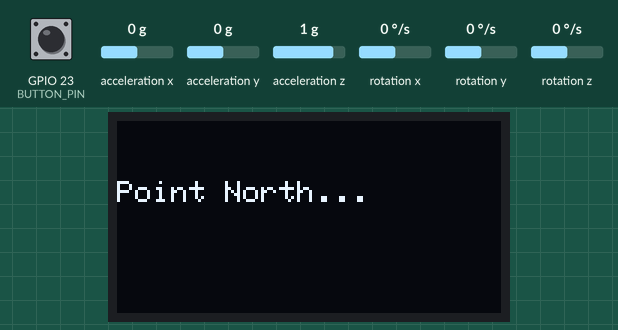
Recording of a sketch running on a simulated ESP32. Shown: 128×64 one-colour display. The test bench sets the inputs (shaded band); at power-on: rotation z 0 °/s, GPIO 23 (BUTTON_PIN) HIGH, acceleration x 0 g, acceleration y 0 g, acceleration z 1 g, rotation x 0 °/s, rotation y 0 °/s. EEPROM starts erased.

Above: at 5.7 s.
5.8 s: rotation z set to -192 °/s
At 6.7 s:
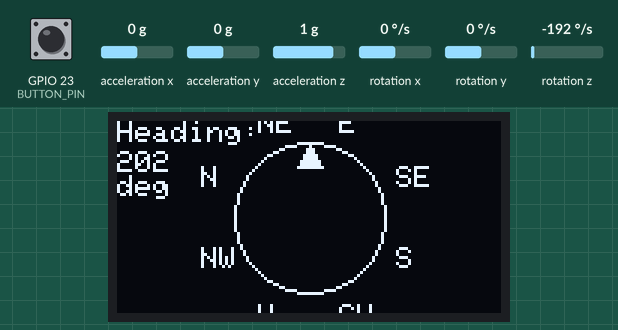
7.5 s: GPIO 23 (BUTTON_PIN) pulled LOW for 3.2 s
At 8.6 s:
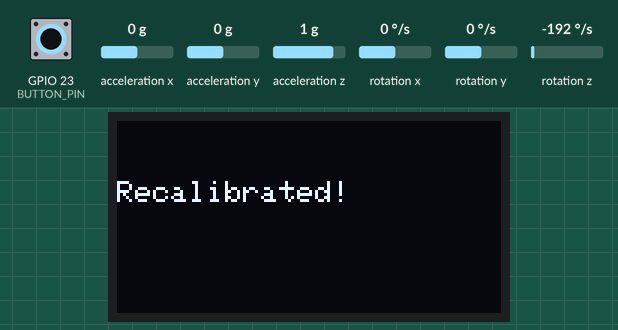
11.3 s: rotation z set to 4 °/s
At 12.5 s:
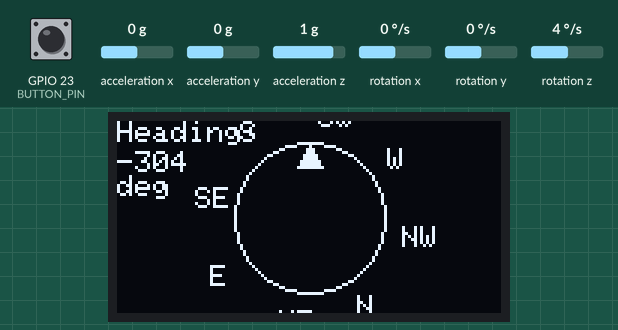
13.2 s: GPIO 23 (BUTTON_PIN) pulled LOW for 0.15 s
At 16.0 s:
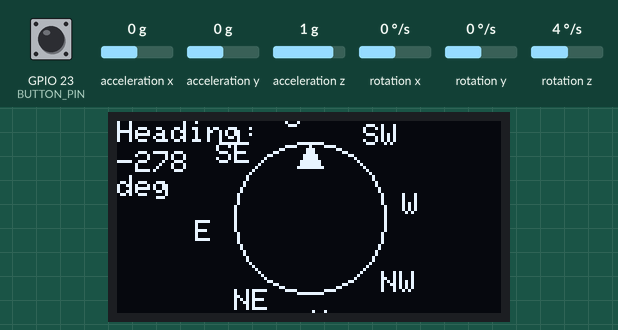
16.3 s: rotation z set to -100 °/s
At 17.1 s:
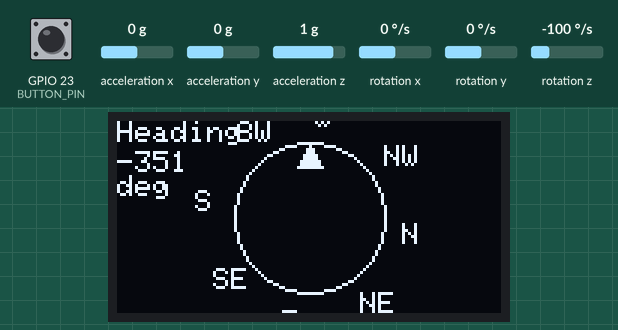

Measured:
- after the input at 5.8 s, the display: first changes after 0.06 s (image 1 shows a later state)
- after the input at 7.5 s, the display: changes after 0.36 s (image 2)
- after the input at 13.2 s, the display: first changes after 0.37 s (image 4 shows a later state)
- what the display in image 2 shows lasts 1.0 s, from 7.9 s to 8.9 s
- what the display in image 3 shows lasts 0.5 s, from 12.2 s to 12.7 s

The sketch:

Compass_v3.ino
```cpp
#include <Wire.h>
#include <Adafruit_GFX.h>
#include <Adafruit_SSD1306.h>
#include <MPU6050_light.h>
#include <Preferences.h>
#include <math.h>

#define SCREEN_WIDTH 128
#define SCREEN_HEIGHT 64
#define OLED_RESET -1
Adafruit_SSD1306 display(SCREEN_WIDTH, SCREEN_HEIGHT, &Wire, OLED_RESET);

MPU6050 mpu(Wire);
Preferences prefs;

#define BUTTON_PIN 23
int northOffset = 0;
int lastHeading = -1;

void saveOffset(int offset) {
  prefs.begin("compass", false);
  prefs.putInt("north", offset);
  prefs.end();
}

int loadOffset() {
  prefs.begin("compass", true);
  int val = prefs.getInt("north", 0);
  prefs.end();
  return val;
}

void drawCompass(int heading) {
  display.clearDisplay();

  int cx = SCREEN_WIDTH / 2;
  int cy = SCREEN_HEIGHT / 2;
  int radius = 25;

  display.fillTriangle(cx, cy - radius, cx - 4, cy - radius + 8, cx + 4, cy - radius + 8, SSD1306_WHITE);

  struct DirLabel {
    const char* label;
    int angle;
  };

  DirLabel labels[] = {
    {"N", 0}, {"NE", 45}, {"E", 90}, {"SE", 135},
    {"S", 180}, {"SW", 225}, {"W", 270}, {"NW", 315}
  };

  for (auto& d : labels) {
    float a = (d.angle + heading) % 360 * DEG_TO_RAD;

    int x = cx + cos(a) * (radius + 10) - 3;
    int y = cy + sin(a) * (radius + 10) - 3;

    display.setCursor(x, y);
    display.setTextSize(1);
    display.setTextColor(SSD1306_WHITE);
    display.print(d.label);
  }

  display.drawCircle(cx, cy, radius, SSD1306_WHITE);
  display.setCursor(0, 0);
  display.setTextSize(1);
  display.print("Heading: ");
  display.setCursor(0, 10);
  display.print(heading);
  display.print("\ndeg");
  display.display();
}

void setup() {
  //Serial.begin(115200);
  pinMode(BUTTON_PIN, INPUT_PULLUP);
  Wire.begin(21, 22);
  display.begin(SSD1306_SWITCHCAPVCC, 0x3C);
  display.clearDisplay();
  display.setTextColor(SSD1306_WHITE);
  display.setCursor(10, 20);
  display.println("Compass Init... v 3");
  display.display();

  mpu.begin();
  mpu.calcOffsets();
  delay(500);

  prefs.begin("compass", true);
  bool calibratedBefore = prefs.isKey("north");
  prefs.end();

  if (!calibratedBefore) {
    display.clearDisplay();
    display.setCursor(0, 20);
    display.println("Point North...");
    display.display();
    delay(3000);
    mpu.update();
    int raw = int(mpu.getAngleZ()) % 360;
    if (raw < 0) raw += 360;
    saveOffset(raw);
    northOffset = raw;
  } else {
    northOffset = loadOffset();
  }
}

void loop() {
  mpu.update();

  int rawHeading = int(mpu.getAngleZ());
  if (rawHeading < 0) rawHeading += 360;

  if (digitalRead(BUTTON_PIN) == LOW) {
    // Serial.print("button pressed");
    delay(300); // debounce
    int offset = (360 - rawHeading) % 360;
    saveOffset(offset);
    northOffset = offset;


    display.clearDisplay();
    display.setCursor(0, 20);
    display.println("Recalibrated!");
    display.display();
    delay(1000);
  }

  int relativeHeading = (rawHeading - northOffset + 360) % 360;

  // Drift filtering: Only redraw if heading changed by >= 2 degrees
  if (abs(relativeHeading - lastHeading) >= 2) {
    drawCompass(relativeHeading);
    lastHeading = relativeHeading;
  }

  delay(50);
}
```
